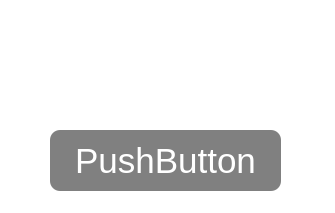
<?xml version="1.0" encoding="UTF-8"?>
<ui version="4.0">
 <class>DialogProgress</class>
 <widget class="QDialog" name="DialogProgress">
  <property name="geometry">
   <rect>
    <x>0</x>
    <y>0</y>
    <width>335</width>
    <height>213</height>
   </rect>
  </property>
  <property name="windowTitle">
   <string>Dialog</string>
  </property>
  <property name="styleSheet">
   <string notr="true">background:white;</string>
  </property>
  <widget class="QPushButton" name="pushButton">
   <property name="geometry">
    <rect>
     <x>50</x>
     <y>130</y>
     <width>231</width>
     <height>61</height>
    </rect>
   </property>
   <property name="font">
    <font>
     <pointsize>26</pointsize>
    </font>
   </property>
   <property name="styleSheet">
    <string notr="true">background: gray;
color:white;
border-radius:10px;</string>
   </property>
   <property name="text">
    <string>PushButton</string>
   </property>
  </widget>
 </widget>
 <resources/>
 <connections/>
</ui>
